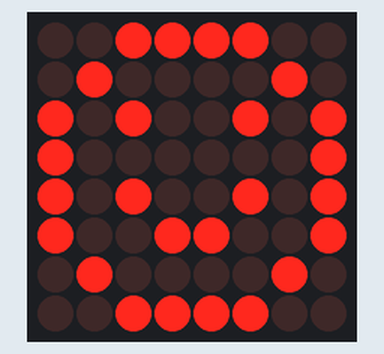
Simulated run of this sketch. Board: Arduino Uno, built with avr-gcc and run on an emulated ATmega328P. On the bench: 8×8 LED matrix.

Above: at 0.1 s.

The sketch:

CH_39_04.ino
```cpp
#include <LedControl.h>

// 객체 생성 (DIN, CS(LOAD), CLK, 모듈 수)
LedControl matrix = LedControl(12, 11, 10, 1);

byte smile[] = {         // 사용자 정의 문자 데이터
  B00111100, B01000010, B10100101, B10000001,
  B10100101, B10011001, B01000010, B00111100
};

void setup() {
  matrix.shutdown(0, false);    // 정상 동작 모드
  matrix.setIntensity(0, 5);    // 밝기 설정
  matrix.clearDisplay(0);       // LED 매트릭스 끄기

  for (int r = 0; r < 8; r++) {   // 스마일 문자 데이터 출력
    matrix.setRow(0, r, smile[r]);
  }
}

void loop() {
  // 잔상효과는 아두이노가 신경 쓰지 않아도 된다.
}
```
